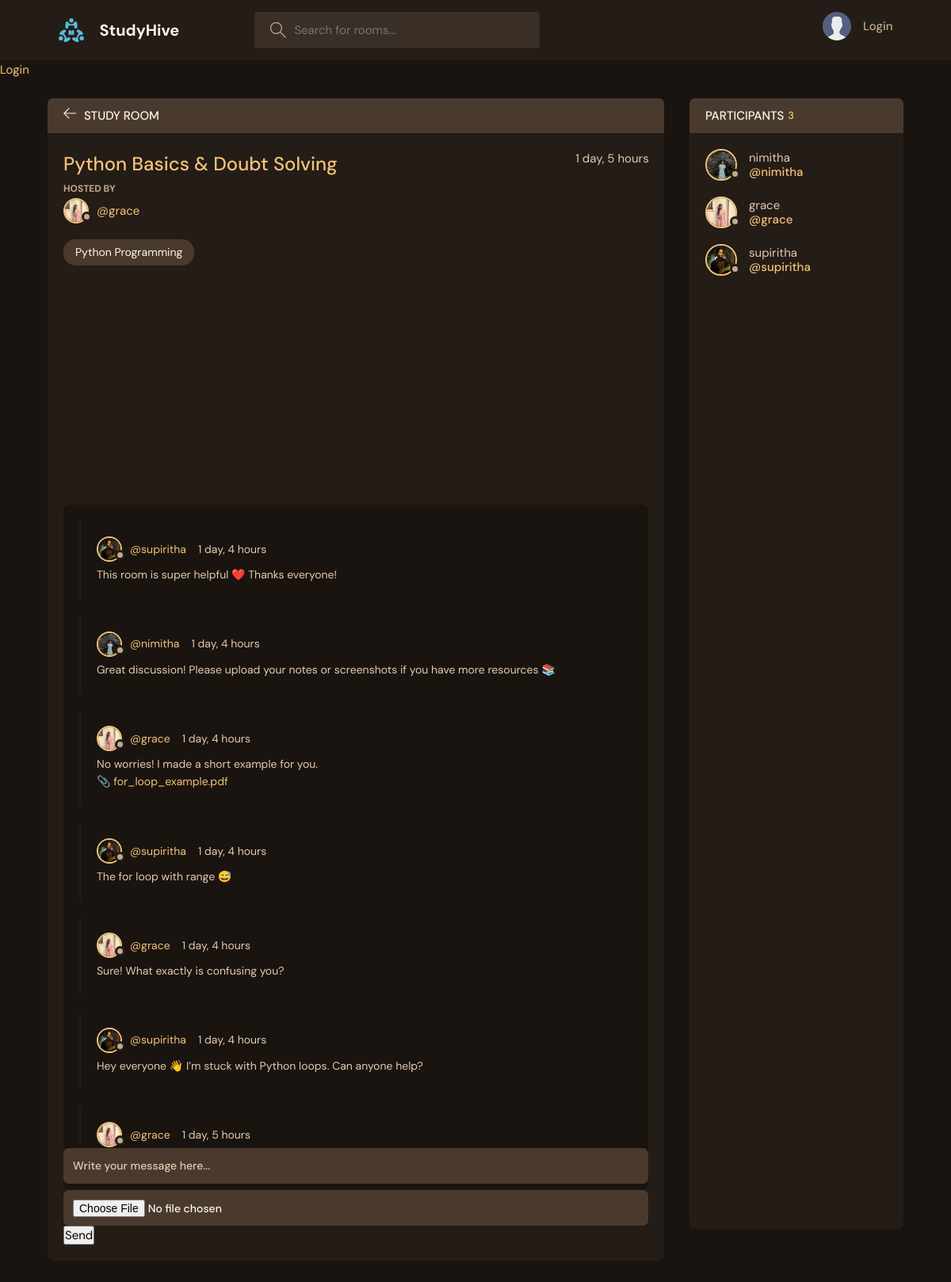
The page /room/1/ on the database its author committed.
### base/models.py (models this page shows, shortened)
class Room(models.Model):
    host = models.ForeignKey(User, on_delete=models.SET_NULL, null=True)
    topic = models.ForeignKey(Topic, on_delete=models.SET_NULL, null=True)
    name = models.CharField(max_length=200)
    description = models.TextField(null=True, blank=True)
    participants = models.ManyToManyField(User,related_name='participants',blank=True)
    updated = models.DateTimeField(auto_now=True)
    created = models.DateTimeField(auto_now_add=True)
    class Meta:
        ordering= ['-updated','-created']

class User(AbstractUser):
    name = models.CharField(max_length=200, null=True)
    email = models.EmailField(unique=True, null=True)
    bio = models.TextField(null=True)
    avatar = models.ImageField(null=True, default="avatar.svg")
    USERNAME_FIELD = 'email'
    REQUIRED_FIELDS = []

class Topic(models.Model):
    name = models.CharField(max_length=200)
    def __str__(self):
        return self.name

class Message(models.Model):
    user = models.ForeignKey(User, on_delete=models.CASCADE)
    room = models.ForeignKey(Room, on_delete=models.CASCADE)
    body = models.TextField()
    file = models.FileField(upload_to='chat_files/', blank=True, null=True)
    updated = models.DateTimeField(auto_now=True)
    created = models.DateTimeField(auto_now_add=True)
    class Meta:
        ordering= ['-updated','-created']

### base/views.py (the view, shortened to what this page needs)
# urls.py: path('room/<str:pk>/',views.room,name="room"),
def room(request,pk):
        room=Room.objects.get(id=pk)
        room_messages=room.message_set.all()
        participants=room.participants.all()
        context={"room":room,"room_messages":room_messages,"participants":participants}
        return render(request,'base/room.html',context)

### base/templates/base/room.html (shortened to what this page needs)
{% extends 'main.html' %}
{% block content %}
    <main class="profile-page layout layout--2">
      <div class="container">
        <div class="room">
          <div class="room__top">
            <div class="room__topLeft">
              <a href="{% url 'home' %}">
                <svg version="1.1" xmlns="http://www.w3.org/2000/svg" width="32" height="32" viewBox="0 0 32 32">
                  <title>arrow-left</title>
                  <path
                    d="M13.723 2.286l-13.723 13.714 13.719 13.714 1.616-1.611-10.96-10.96h27.625v-2.286h-27.625l10.965-10.965-1.616-1.607z"
                  ></path>
                </svg>
              </a>
              <h3>Study Room</h3>
            </div>
          </div>
          <div class="room__box scroll">
            <div class="room__header scroll">
              <div class="room__info">
                <h3>{{room.name}}</h3>
                <span>{{room.created|timesince}}</span>
              </div>
              <div class="room__hosted">
                <p>Hosted By</p>
                <a href="{% url 'user-profile' room.host.id %}" class="room__author">
                  <div class="avatar avatar--small">
                    <img src="{{room.host.avatar.url}}" />
                  </div>
                  <span>@{{room.host.username}}</span>
                </a>
              </div>
              <span class="room__topics">{{room.topic}}</span>
            </div>
            <div class="room__conversation">
              <div class="threads scroll">
                 {% for message in room_messages %}
                <div class="thread">
                  <div class="thread__top">
                    <div class="thread__author">
                      <a href="{% url 'user-profile' message.user.id %}" class="thread__authorInfo">
                        <div class="avatar avatar--small">
                          <img src="{{message.user.avatar.url}}" />
                        </div>
                        <span>@{{message.user.username}}</span>
                      </a>
                      <span class="thread__date">{{message.created|timesince}}</span>
                    </div>
                  </div>
                  <div class="thread__details">
  {% if message.body %}
    <p>{{ message.body }}</p>
  {% endif %}
  {% if message.file %}
    <a href="{{ message.file.url }}" target="_blank">
      📎 {{ message.file.name|cut:"chat_files/" }}
    </a>
  {% endif %}
</div>
                </div>
                {% endfor %}
              </div>
            </div>
          </div>
<div class="room__message">
  <form action="" method="POST" enctype="multipart/form-data">
    <input
      type="text"
      name="body"
      placeholder="Write your message here..."
    />
    <input
      type="file"
      name="file"
      style="margin-top: 8px;"
    />
    <button type="submit">Send</button>
  </form>
</div>
        </div>
        <div class="participants">
          <h3 class="participants__top">Participants <span>{{participants.count}}</span></h3>
          <div class="participants__list scroll">
             {% for user in participants %}
            <a href="{% url 'user-profile' user.id %}" class="participant">
              <div class="avatar avatar--medium">
                <img src="{{user.avatar.url}}" />
              </div>
              <p>
                {{user.username}}
                <span>@{{user.username}}</span>
              </p>
            </a>
            {% endfor %}
          </div>
        </div>
      </div>
    </main>
{% endblock content %}

### rows shown on the page
Room: name "Python Basics & Doubt Solving", created "1 day, 5 hours", host.avatar (picture), host.username "grace", topic "Python Programming"
Message: user.avatar (picture), user.username "supiritha", created "1 day, 4 hours", body "This room is super helpful ❤️ Thanks everyone!"
Message: user.avatar (picture), user.username "nimitha", created "1 day, 4 hours", body "Great discussion! Please upload your notes or screenshots if you have more resources 📚"
Message: user.avatar (picture), user.username "grace", created "1 day, 4 hours", body "No worries! I made a short example for you.", file.name "for_loop_example.pdf"
Message: user.avatar (picture), user.username "supiritha", created "1 day, 4 hours", body "The for loop with range 😅"
Message: user.avatar (picture), user.username "grace", created "1 day, 4 hours", body "Sure! What exactly is confusing you?"
Message: user.avatar (picture), user.username "supiritha", created "1 day, 4 hours", body "Hey everyone 👋 I’m stuck with Python loops. Can anyone help?"
Message: user.avatar (picture), user.username "grace", created "1 day, 5 hours"
User: avatar (picture), username "nimitha"
User: avatar (picture), username "grace"
User: avatar (picture), username "supiritha"

### other values the page prints
{{ participants.count }} "3"
